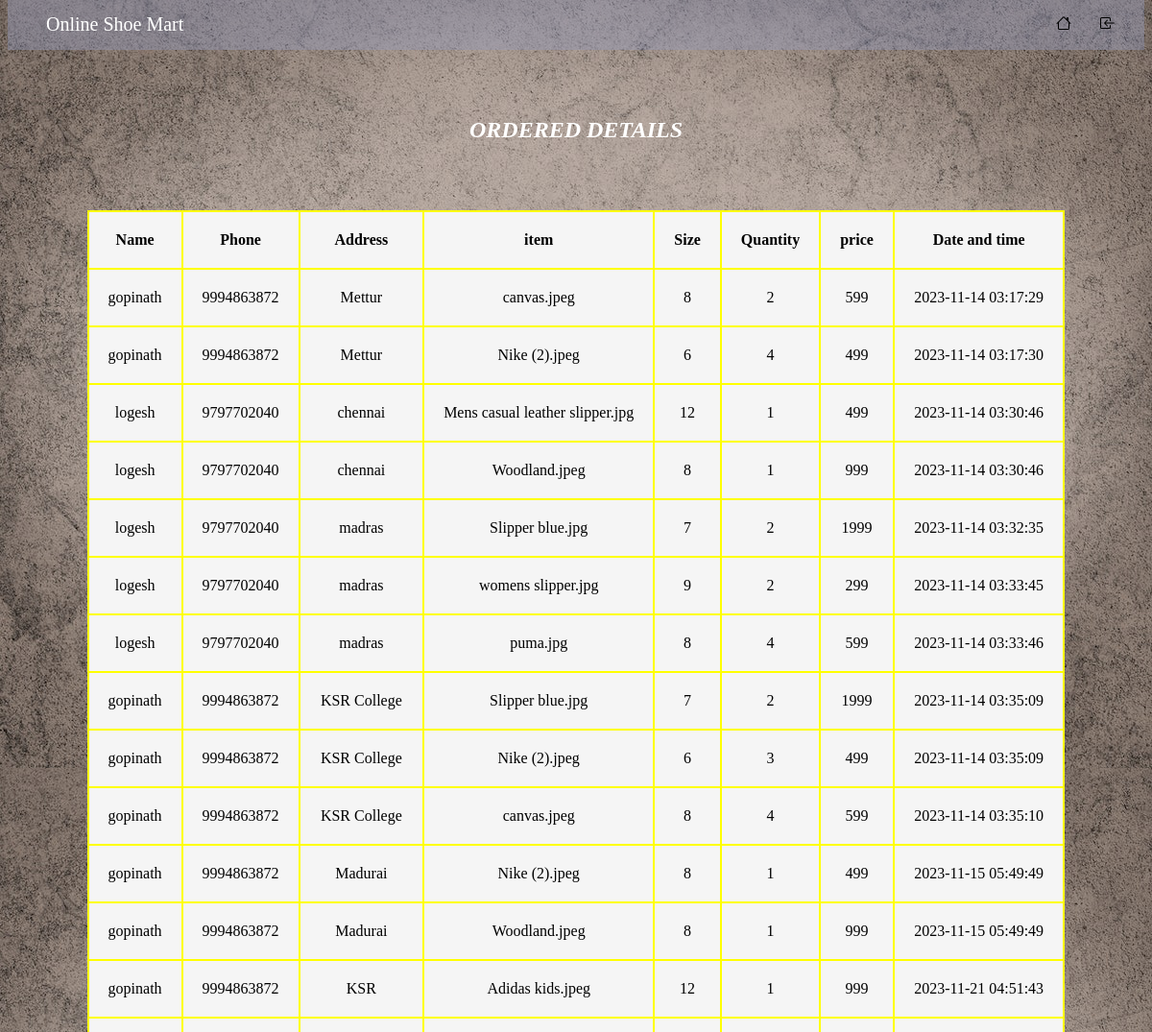
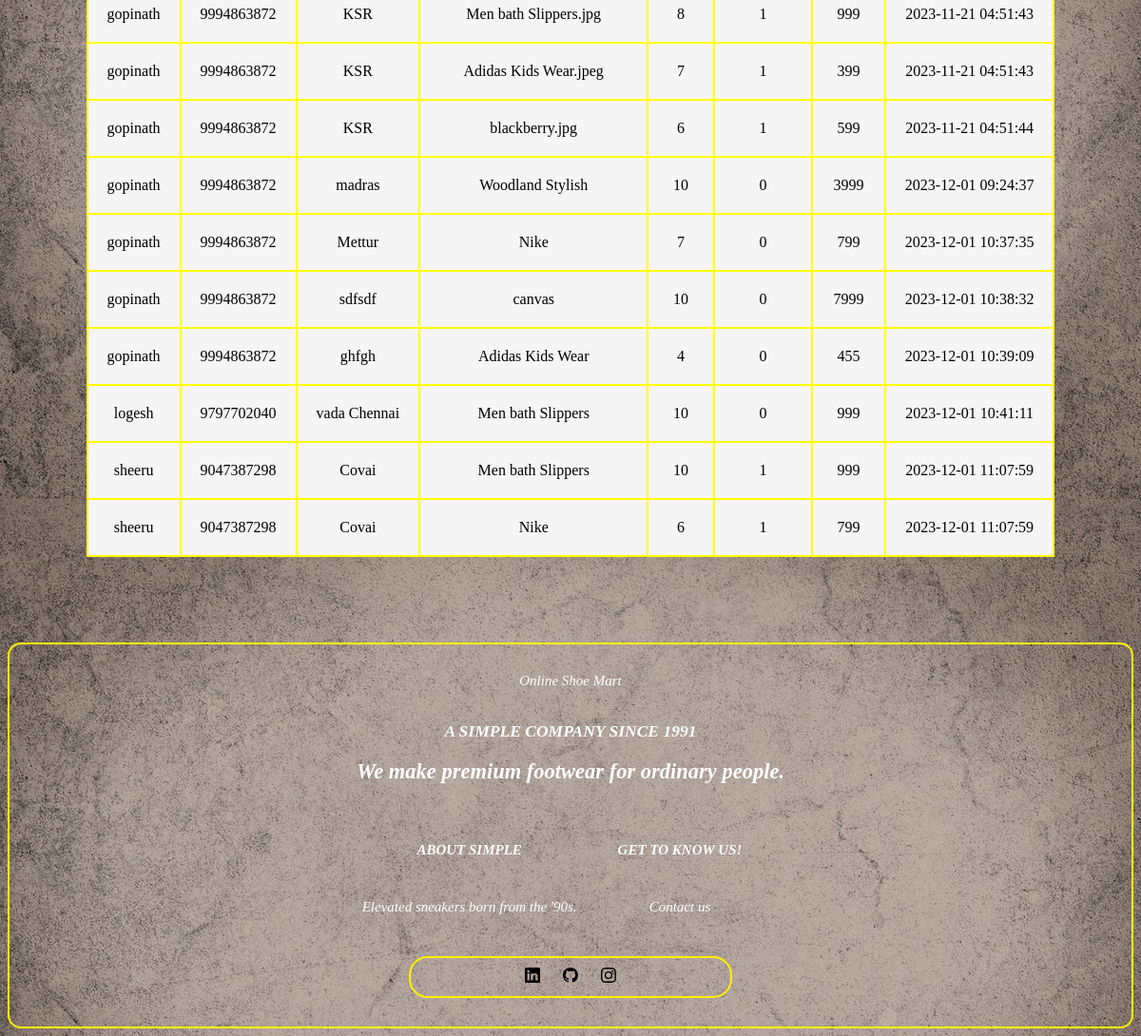
/admin_ordered_details.php, run on the app's committed database (2 pictures, top to bottom).
### tables this page shows
CREATE TABLE `ordered_details` (
  `Ordered_number` int(11) NOT NULL,
  `user_id` int(11) NOT NULL,
  `Address` varchar(255) NOT NULL,
  `Product_name` varchar(100) NOT NULL,
  `Size` varchar(100) NOT NULL,
  `quantity` int(50) NOT NULL,
  `price` int(11) NOT NULL,
  `time` timestamp NOT NULL DEFAULT current_timestamp() ON UPDATE current_timestamp()
);

CREATE TABLE `newuser` (
  `id` int(11) NOT NULL,
  `stu_name` varchar(255) NOT NULL,
  `stu_date` date NOT NULL,
  `stu_phone` bigint(20) NOT NULL,
  `stu_email` varchar(30) NOT NULL,
  `stu_pass` varchar(30) NOT NULL
);

### admin_ordered_details.php (the view, shortened to what this page needs)
<!DOCTYPE html>
<html lang="en">
<?php
  require_once  "header/nav.php";
?>
<head>
</head>
<body>
   <h2 style="text-align:center;margin-top:70px;color:#FFFFFF;text-transform:uppercase"><i>Ordered Details</i></h2>
</body>
</html>
<?php
$con = mysqli_connect("localhost:3306", "root", "", "web_project1");
$sql = "select * from ordered_details";
$res = mysqli_query($con, $sql);
echo "<center>
<table id='de'>
<tr>
    <th>Name</th>
    <th>Phone</th>
    <th>Address</th>
    <th>item</th>
    <th>Size</th>
    <th>Quantity</th>
    <th>price</th>
    <th>Date and time</th>
</tr>";
while ($row = $res->fetch_assoc()) {
   $usr = $row['user_id'];
   $Ad = $row['Address'];
   $pr = $row['Product_name'];
   $siz=$row['Size'];
   $quan=$row['quantity'];
   $pric = $row['price'];
   $time = $row['time'];
   $sql = "select stu_name,stu_phone from newuser where id=$usr";
   $result = mysqli_query($con, $sql);
   if ($row = $result->fetch_assoc()) {
      echo
      "
        <tr>
        <td>{$row['stu_name']}</td>
        <td>{$row['stu_phone']}</td>
        <td>$Ad</td>
        <td>$pr</td>
        <td>$siz</td>
        <td>$quan</td>
        <td>$pric</td>
        <td>$time</td>
        </tr>";
   }
}
echo "</table></center>";
  require_once "header/footer.php";
?>

### header/nav.php (shortened to what this page needs)
<nav>
    <div class="title">
      <header>Online Shoe Mart</header>
    </div>
    <div class="info">
      <ul>
        <?php
        if (!(isset($_SESSION['user']))) {
          echo "<li><a href='index.php' style='text-decoration: none;color: black;'><img src='images/bootstrapimages/house.svg'></a></li>";
          echo "<li><a href='login.php' target='_blank' style='text-decoration: none;color: black; ' name='ch'><img src='images/bootstrapimages/box-arrow-in-left.svg'></a></li>";
        }
        ?>
      </ul>
    </div>
  </nav>

### header/footer.php (shortened to what this page needs)
<center>
    <footer id="foot">
    <marquee id='floot'>
             Online Shoe Mart
          </marquee> <br>
      <h3>A SIMPLE COMPANY SINCE 1991</h3>
      <h2>We make premium footwear for ordinary people.</h2>
      <table>
        <tr>
          <th>ABOUT SIMPLE</th>
          <th>GET TO KNOW US!</th>
        </tr>
        <tr>
          <td>
            Elevated sneakers born from the '90s.
          </td>
          <td>
            <a href="contactus.php">Contact us</a>
          </td>
        </tr>
      </table>
      <div id='profile'>
        <a href="https://www.linkedin.com/in/gopinath-sakthivel-b53964224?utm_source=share&utm_campaign=share_via&utm_content=profile&utm_medium=android_app " id="linkdln"><img src="images/bootstrapimages/linkedin.svg"></a>
        <a href="https://github.com/Gopinath2408"><img src="images/bootstrapimages/github.svg" id="github"></a>
        <a href="https://instagram.com/_new_born_legend_?igshid=NzZlODBkYWE4Ng== "><img src="images/bootstrapimages/instagram.svg" id="insta"></a>
      </div>
    </footer>
  </center>

### header/nav.php (style rules this page uses)
nav { background-color: rgba(145, 154, 185, 0.438); display: flex; justify-content: space-between; margin-top: -8.30px; width: 100%; padding: 0; }
nav .title { padding-top: 14px; padding-left: 40px; font-size: 20px; font-weight: 100%; font-family: cursive; color:#FFFFFF; }
.info li { text-decoration: none; display: inline; margin-right: 30px; color: black; text-transform: uppercase; }

### admin_ordered_details.php (style rules this page uses)
body { background-image: url("images/background_template.jpg"); }
#de { margin-top: 70px; border-collapse: collapse; background-color:whitesmoke; }
#de tr { text-align: center; border: 5px; }
#de th { border: 2px solid yellow; padding: 20px; color:black; }
#de td { border: 2px solid yellow; padding: 20px; }

### header/footer.php (style rules this page uses)
#foot { font-size:15px; font-style: oblique; border-radius: 14px; border: 2px solid rgb(255, 238, 3); padding: 30px; color:#FFFFFF; margin-top: 90px; }
#foot th { padding: 40px; }
#foot td a { text-decoration: none; color: black; color:#FFFFFF; }
#foot tr { padding: 40px; text-align: center; }
#profile { margin-top: 40px; border: 2px solid rgb(255, 238, 3); border-radius: 20px; width: 30%; }
#foot img { padding: 10px; }

### data on the page
ordered_details: newuser.stu_name "gopinath", newuser.stu_phone "9994863872", Address "Mettur", Product_name "canvas.jpeg", Size "8", quantity "2", price "599", time "2023-11-14 03:17:29"
ordered_details: newuser.stu_name "gopinath", newuser.stu_phone "9994863872", Address "Mettur", Product_name "Nike (2).jpeg", Size "6", quantity "4", price "499", time "2023-11-14 03:17:30"
ordered_details: newuser.stu_name "logesh", newuser.stu_phone "9797702040", Address "chennai", Product_name "Mens casual leather slipper.jpg", Size "12", quantity "1", price "499", time "2023-11-14 03:30:46"
ordered_details: newuser.stu_name "logesh", newuser.stu_phone "9797702040", Address "chennai", Product_name "Woodland.jpeg", Size "8", quantity "1", price "999", time "2023-11-14 03:30:46"
ordered_details: newuser.stu_name "logesh", newuser.stu_phone "9797702040", Address "madras", Product_name "Slipper blue.jpg", Size "7", quantity "2", price "1999", time "2023-11-14 03:32:35"
ordered_details: newuser.stu_name "logesh", newuser.stu_phone "9797702040", Address "madras", Product_name "womens slipper.jpg", Size "9", quantity "2", price "299", time "2023-11-14 03:33:45"
ordered_details: newuser.stu_name "logesh", newuser.stu_phone "9797702040", Address "madras", Product_name "puma.jpg", Size "8", quantity "4", price "599", time "2023-11-14 03:33:46"
ordered_details: newuser.stu_name "gopinath", newuser.stu_phone "9994863872", Address "KSR College", Product_name "Slipper blue.jpg", Size "7", quantity "2", price "1999", time "2023-11-14 03:35:09"
ordered_details: newuser.stu_name "gopinath", newuser.stu_phone "9994863872", Address "KSR College", Product_name "Nike (2).jpeg", Size "6", quantity "3", price "499", time "2023-11-14 03:35:09"
ordered_details: newuser.stu_name "gopinath", newuser.stu_phone "9994863872", Address "KSR College", Product_name "canvas.jpeg", Size "8", quantity "4", price "599", time "2023-11-14 03:35:10"
ordered_details: newuser.stu_name "gopinath", newuser.stu_phone "9994863872", Address "Madurai", Product_name "Nike (2).jpeg", Size "8", quantity "1", price "499", time "2023-11-15 05:49:49"
ordered_details: newuser.stu_name "gopinath", newuser.stu_phone "9994863872", Address "Madurai", Product_name "Woodland.jpeg", Size "8", quantity "1", price "999", time "2023-11-15 05:49:49"
ordered_details: newuser.stu_name "gopinath", newuser.stu_phone "9994863872", Address "KSR", Product_name "Adidas kids.jpeg", Size "12", quantity "1", price "999", time "2023-11-21 04:51:43"
ordered_details: newuser.stu_name "gopinath", newuser.stu_phone "9994863872", Address "KSR", Product_name "Men bath Slippers.jpg", Size "8", quantity "1", price "999", time "2023-11-21 04:51:43"
ordered_details: newuser.stu_name "gopinath", newuser.stu_phone "9994863872", Address "KSR", Product_name "Adidas Kids Wear.jpeg", Size "7", quantity "1", price "399", time "2023-11-21 04:51:43"
ordered_details: newuser.stu_name "gopinath", newuser.stu_phone "9994863872", Address "KSR", Product_name "blackberry.jpg", Size "6", quantity "1", price "599", time "2023-11-21 04:51:44"
ordered_details: newuser.stu_name "gopinath", newuser.stu_phone "9994863872", Address "madras", Product_name "Woodland Stylish", Size "10", quantity "0", price "3999", time "2023-12-01 09:24:37"
ordered_details: newuser.stu_name "gopinath", newuser.stu_phone "9994863872", Address "Mettur", Product_name "Nike", Size "7", quantity "0", price "799", time "2023-12-01 10:37:35"
ordered_details: newuser.stu_name "gopinath", newuser.stu_phone "9994863872", Address "sdfsdf", Product_name "canvas", Size "10", quantity "0", price "7999", time "2023-12-01 10:38:32"
ordered_details: newuser.stu_name "gopinath", newuser.stu_phone "9994863872", Address "ghfgh", Product_name "Adidas Kids Wear", Size "4", quantity "0", price "455", time "2023-12-01 10:39:09"
ordered_details: newuser.stu_name "logesh", newuser.stu_phone "9797702040", Address "vada Chennai", Product_name "Men bath Slippers", Size "10", quantity "0", price "999", time "2023-12-01 10:41:11"
ordered_details: newuser.stu_name "sheeru", newuser.stu_phone "9047387298", Address "Covai", Product_name "Men bath Slippers", Size "10", quantity "1", price "999", time "2023-12-01 11:07:59"
ordered_details: newuser.stu_name "sheeru", newuser.stu_phone "9047387298", Address "Covai", Product_name "Nike", Size "6", quantity "1", price "799", time "2023-12-01 11:07:59"
